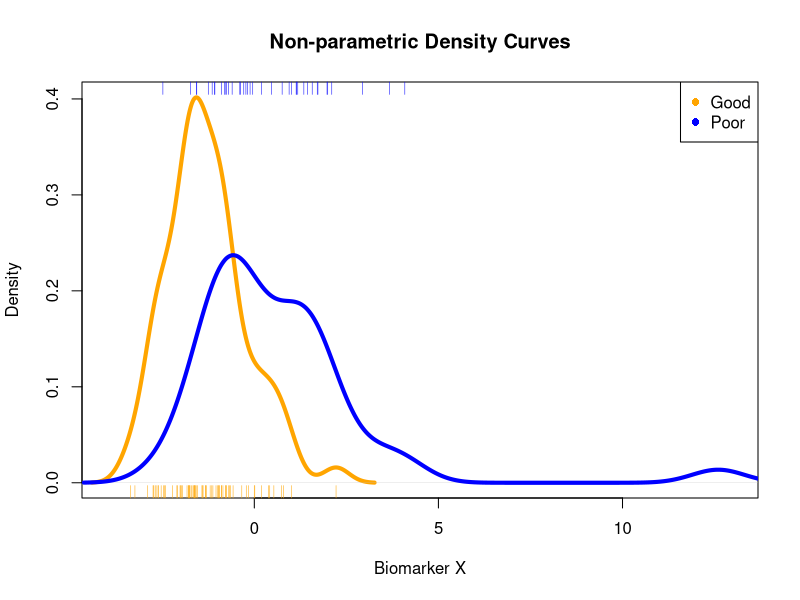
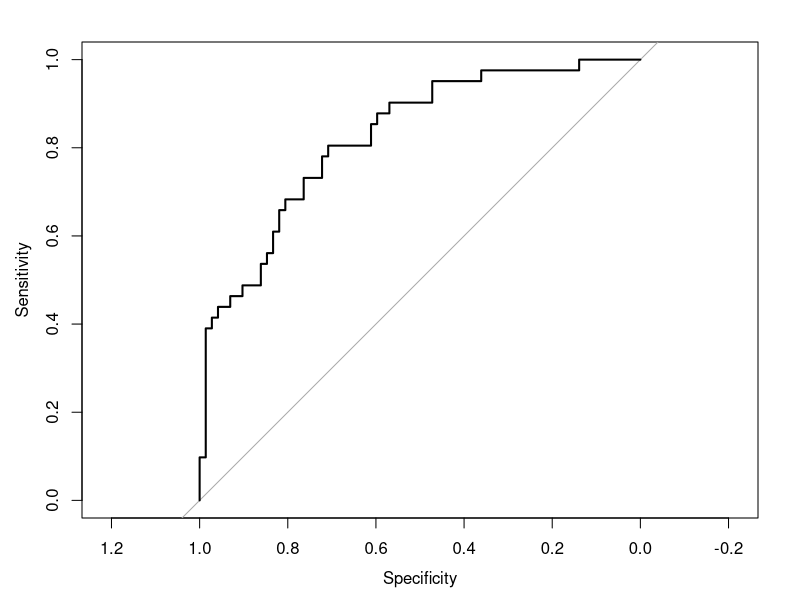

R code for these plots, in order:
## ---- chunk 1
library(pROC)
data(aSAH)
dat <- aSAH
## ---- chunk 2
# log transform ndka
dat$log_nkda <- log(dat$ndka)

# Create the model
mod <- glm(outcome ~ s100b + log_nkda + gender + age, family = binomial, data = dat)

# Examine model
summary(mod)

# The following coefficients are calculated to be significant:
# Coef            Value           P-Val
# Intercept        -5.45          0.0004
# s100b             5.28          7.94e-05
# log_nkda          0.93          0.0197 
# genderFemale     -1.17          0.0235
# age               0.04          0.0477

# All predictors are significant but the most significant are s100b
# and log_ndka.  Leaving out the intercept.

# Goodness of fit:
# Residual deviance (output by glm): 110.34
# Degrees of Freedom (output by glm): 108

# Calculate p-val for fit, pchisq(residual dev, deg of free, lower.tail = F)
pval <- pchisq(110.34, 108, lower.tail = FALSE)
pval
# The calculated p-value is 0.42, meaning this model is a good fit.

## ---- chunk 3
# To generate confusion matrix we need to predict some data, so let's 
# predict the training data.

# Running the training data through the model to get some predictions
pred <- predict.glm(mod, newdata = dat, type = "response" )
pred_class <- ifelse(pred >= 0.5, "Poor", "Good")

conf <- table(dat$outcome, pred_class)
rownames(conf) = c("Obs Good", "Obs Poor")
colnames(conf) = c("Pred Good", "Pred Poor")
conf

miss <- ((conf[2] + conf[3]) / nrow(dat)) * 100

paste("The misclassification rate is: ", round(miss, 2), "%")
paste("The accuracy is: ", round((100 - miss) , 2), "%")
## ---- chunk 4
# Generate the biomarker X values
link <- predict.glm(mod, newdata = dat, type = "link" )

# Subset dat based on outcome.
good <- subset(link, dat$outcome == "Good")
poor <- subset(link, dat$outcome == "Poor")

# Now plot the density curves.
dens_good <- density(good)
dens_poor <- density(poor)

# Good density curve
plot(dens_good, col = "orange", lwd = 4, xlim = c(-4, 13), 
     xlab = "Biomarker X", ylab = "Density", 
     main = "Non-parametric Density Curves" )

# Poor density curve
lines(dens_poor, col = "blue", lwd = 4)

# Add ticks for data according to outcomes
rug(good, side = 1, col = "orange")
rug(poor, side = 3, col = "blue")

legend("topright", legend = c("Good", "Poor"), pch = c(16,16), 
       col = c("orange", "blue"))

# The density plot for our biomarker X values looks pretty good.  Poor outcomes
# tend to have larger values for biomarker X whereas good outcomes tend to
# have smaller (more negative) biomarker X values.  Also, while there is some overlap
# of poor and good outcomes in the range of -1 to 0 for biomarker X values, the good outcomes
# in this region far outnumber the poor outcomes.

## ---- chunk 5
df <- data.frame(link = c(good, poor), outcome = rep(c("Good","Poor"), c(72,41)))

# Poor = 1
# Good = 0 
# so direction is <
my_roc <- roc(df$outcome, df$link, levels = c("Good", "Poor"), direction = "<")

# Stuff the sensitivity and specificities into a dataframe
roc_out <- data.frame(sens = my_roc$sensitivities, 
                      spec = my_roc$specificities, cuts = my_roc$thresholds)
plot.roc(my_roc)
## ---- chunk 6

ci <- ci.auc(my_roc)
paste(round(ci[1], 3), '<=', round(ci[2], 3), "<=", round(ci[3], 3))
# The null hypothesis that AUC = 0.5 is well outside the lower bound
# of the 95% confidence interval, indicating that this model is significantly 
# better than 50-50 chance.  Therefore biomarker X is useful and gives 
# decent sensitivity and specificity and would make a good diagnostic test.
## ---- chunk 7
# To develop a diagnostic test we need to decide on the best cutoff.
roc_out$dist <- (roc_out$sens -1)^2 + (roc_out$spec - 1)^2 

# Our best cutoff is the one wiht the minimal square distance.
roc_out[which(roc_out$dist == min(roc_out$dist)),]
